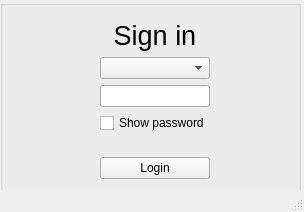
<?xml version="1.0" encoding="UTF-8"?>
<ui version="4.0">
 <class>loginWindowClass</class>
 <widget class="QMainWindow" name="loginWindowClass">
  <property name="geometry">
   <rect>
    <x>0</x>
    <y>0</y>
    <width>304</width>
    <height>212</height>
   </rect>
  </property>
  <property name="windowTitle">
   <string>loginWindow</string>
  </property>
  <widget class="QWidget" name="centralWidget">
   <widget class="QGroupBox" name="groupBox">
    <property name="geometry">
     <rect>
      <x>0</x>
      <y>0</y>
      <width>301</width>
      <height>231</height>
     </rect>
    </property>
    <property name="title">
     <string/>
    </property>
    <widget class="QWidget" name="gridLayoutWidget">
     <property name="geometry">
      <rect>
       <x>9</x>
       <y>9</y>
       <width>291</width>
       <height>181</height>
      </rect>
     </property>
     <layout class="QGridLayout" name="gridLayout">
      <item row="2" column="0">
       <spacer name="horizontalSpacer">
        <property name="orientation">
         <enum>Qt::Horizontal</enum>
        </property>
        <property name="sizeHint" stdset="0">
         <size>
          <width>40</width>
          <height>20</height>
         </size>
        </property>
       </spacer>
      </item>
      <item row="0" column="1">
       <widget class="QLabel" name="labelUser">
        <property name="font">
         <font>
          <pointsize>20</pointsize>
          <bold>false</bold>
         </font>
        </property>
        <property name="layoutDirection">
         <enum>Qt::LeftToRight</enum>
        </property>
        <property name="text">
         <string>Sign in</string>
        </property>
        <property name="alignment">
         <set>Qt::AlignCenter</set>
        </property>
       </widget>
      </item>
      <item row="4" column="1">
       <spacer name="verticalSpacer_2">
        <property name="orientation">
         <enum>Qt::Vertical</enum>
        </property>
        <property name="sizeHint" stdset="0">
         <size>
          <width>20</width>
          <height>40</height>
         </size>
        </property>
       </spacer>
      </item>
      <item row="1" column="1">
       <widget class="QComboBox" name="comboBoxUsers"/>
      </item>
      <item row="2" column="2">
       <spacer name="horizontalSpacer_2">
        <property name="orientation">
         <enum>Qt::Horizontal</enum>
        </property>
        <property name="sizeHint" stdset="0">
         <size>
          <width>40</width>
          <height>20</height>
         </size>
        </property>
       </spacer>
      </item>
      <item row="2" column="1">
       <widget class="QLineEdit" name="lineEditPassword">
        <property name="text">
         <string/>
        </property>
        <property name="echoMode">
         <enum>QLineEdit::Password</enum>
        </property>
       </widget>
      </item>
      <item row="3" column="1" alignment="Qt::AlignHCenter|Qt::AlignVCenter">
       <widget class="QCheckBox" name="checkBoxShowPassword">
        <property name="text">
         <string>Show password</string>
        </property>
        <property name="tristate">
         <bool>false</bool>
        </property>
       </widget>
      </item>
      <item row="5" column="1">
       <widget class="QPushButton" name="pushButtonLogin">
        <property name="text">
         <string>Login</string>
        </property>
       </widget>
      </item>
     </layout>
    </widget>
   </widget>
  </widget>
  <widget class="QStatusBar" name="statusBar"/>
 </widget>
 <layoutdefault spacing="6" margin="11"/>
 <resources/>
 <connections>
  <connection>
   <sender>lineEditPassword</sender>
   <signal>returnPressed()</signal>
   <receiver>pushButtonLogin</receiver>
   <slot>click()</slot>
   <hints>
    <hint type="sourcelabel">
     <x>157</x>
     <y>94</y>
    </hint>
    <hint type="destinationlabel">
     <x>214</x>
     <y>181</y>
    </hint>
   </hints>
  </connection>
 </connections>
</ui>
